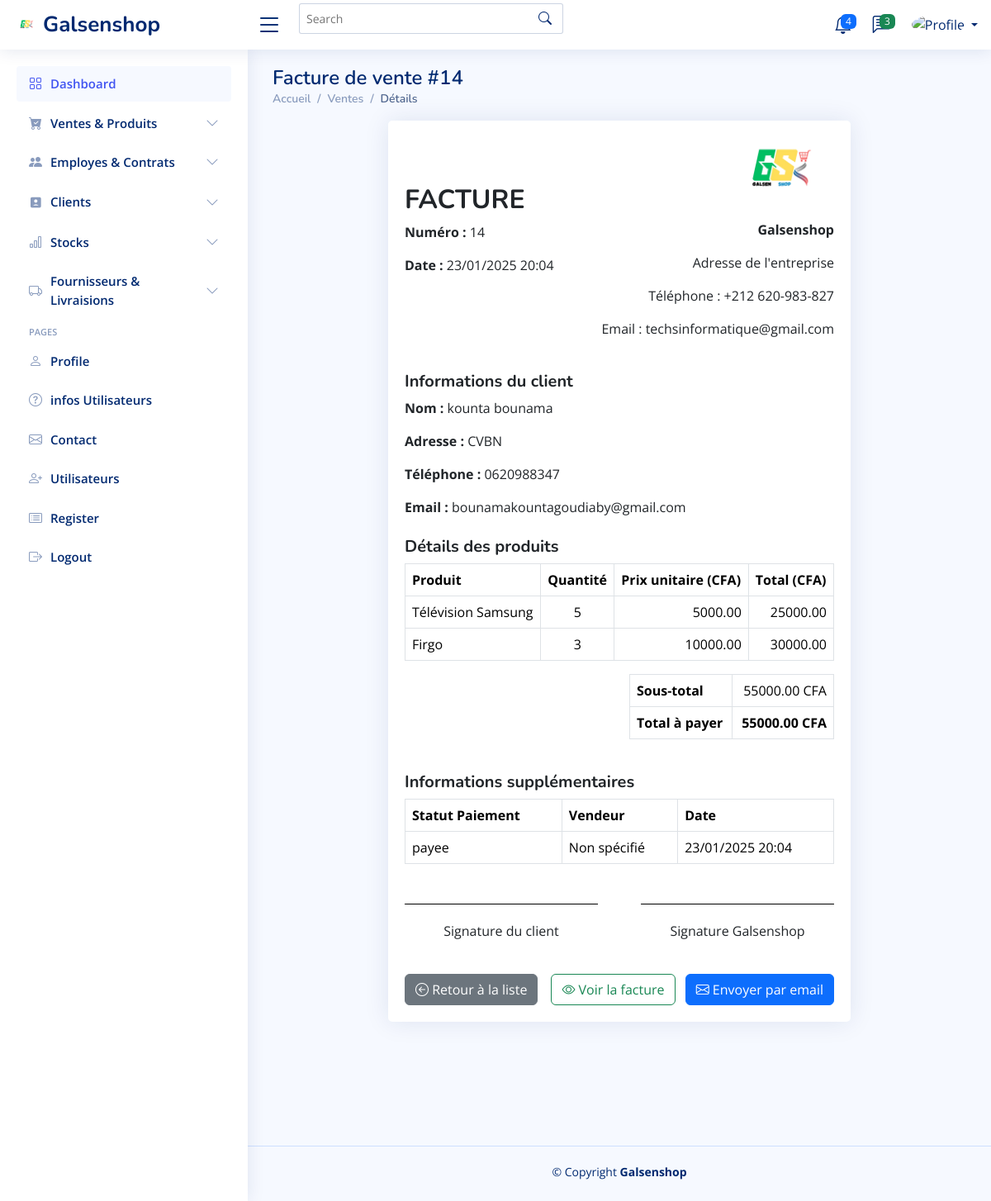
Page /detail-vente/14/ on the committed database.
### application/models.py (models this page shows, shortened)
class Vente(models.Model):
    STATUT_PAIEMENT_CHOICES = [
        ('payee', 'Payée'),
        ('non_payee', 'Non Payée'),
    ]
    client = models.ForeignKey(Client, on_delete=models.CASCADE, related_name='ventes')
    date = models.DateTimeField(auto_now_add=True)
    statut_paiement = models.CharField(
        max_length=10,
        choices=STATUT_PAIEMENT_CHOICES,
        default='non_payee',
        verbose_name=_("Statut Paiement")
    )

class Client(models.Model):
    nom = models.CharField(max_length=100, verbose_name="Nom")
    prenom = models.CharField(max_length=100, verbose_name="Prénom")
    email = models.EmailField(unique=True, verbose_name="Email")
    telephone = models.CharField(max_length=15, verbose_name="Téléphone")
    adresse = models.TextField(verbose_name="Adresse", blank=True, null=True)
    ville = models.CharField(
        max_length=50, verbose_name="Ville", blank=True, null=True)
    pays = models.CharField(
        max_length=50, verbose_name="Pays", blank=True, null=True)
    code_postal = models.CharField(
        max_length=10, verbose_name="Code Postal", blank=True, null=True)
    date_creation = models.DateTimeField(
        auto_now_add=True, verbose_name="Date de Création")
    class Meta:
        verbose_name = "Client"
        verbose_name_plural = "Clients"
        ordering = ['nom']

class VenteProduit(models.Model):
    vente = models.ForeignKey(Vente, on_delete=models.CASCADE, related_name="ventes_produits")
    produit = models.ForeignKey(Produit, on_delete=models.CASCADE)
    quantite = models.PositiveIntegerField()
    prix_unitaire = models.DecimalField(max_digits=10, decimal_places=2)

class Produit(models.Model):
    nom = models.CharField(max_length=100)
    description = models.TextField(blank=True, null=True)
    prix = models.DecimalField(max_digits=10, decimal_places=2)
    categorie = models.ForeignKey('Categorie', on_delete=models.CASCADE, related_name='produits')
    actif = models.BooleanField(choices=[(True, 'Disponible'), (False, 'Indisponible')], default=False)
    image = models.ImageField(upload_to='produits/', blank=True, null=True)

### application/views.py (the view)
# urls.py: path('detail-vente/<int:pk>/', views.detail_vente, name='detail_vente'),
def detail_vente(request, pk):
    vente = get_object_or_404(Vente, pk=pk)
    produits_vendus = vente.ventes_produits.all()
    for produit_vendu in produits_vendus:
        produit_vendu.total = produit_vendu.quantite * produit_vendu.prix_unitaire
    vente_total = produits_vendus.aggregate(
        total=Sum(F('quantite') * F('prix_unitaire'))  # total global
    )['total'] or 0
    return render(request, "ventes/detail_vente.html", {
        "vente": vente,
        "produits_vendus": produits_vendus,
        "vente_total": vente_total,
    })

### templates/ventes/detail_vente.html (shortened to what this page needs)
{% extends "base.html" %}
{% load static %}
{% block content %}
<main id="main" class="main">
  <div class="pagetitle">
    <h1>Facture de vente #{{ vente.id }}</h1>
    <nav>
      <ol class="breadcrumb">
        <li class="breadcrumb-item"><a href="{% url 'home' %}">Accueil</a></li>
        <li class="breadcrumb-item"><a href="{% url 'liste_ventes' %}">Ventes</a></li>
        <li class="breadcrumb-item active">Détails</li>
      </ol>
    </nav>
  </div>
  <section class="section">
    <div class="d-flex justify-content-center">
      <div class="col-lg-8">
        <div class="card">
          <div class="card-body">
            <div class="d-flex justify-content-between align-items-center mb-4">
              <div>
                <h2 class="fw-bold">FACTURE</h2>
                <p><strong>Numéro :</strong> {{ vente.id }}</p>
                <p><strong>Date :</strong> {{ vente.date|date:"d/m/Y H:i" }}</p>
              </div>
              <div class="text-end">
                <img src="{% static 'assets/img/logo.png' %}" alt="Logo" style="width: 120px" />
                <p><strong>Galsenshop</strong></p>
                <p>Adresse de l'entreprise</p>
                <p>Téléphone : +212 620-983-827</p>
                <p>Email : techsinformatique@gmail.com</p>
              </div>
            </div>
            <div class="mb-4">
              <h5 class="fw-bold">Informations du client</h5>
              <p><strong>Nom :</strong> {{ vente.client.nom }} {{ vente.client.prenom }}</p>
              <p><strong>Adresse :</strong> {{ vente.client.adresse }}</p>
              <p><strong>Téléphone :</strong> {{ vente.client.telephone }}</p>
              <p><strong>Email :</strong> {{ vente.client.email }}</p>
            </div>
            <h5 class="fw-bold mt-4">Détails des produits</h5>
            <table class="table table-bordered">
              <thead style="background-color: #34B7F1; color: white;">
                <tr>
                  <th>Produit</th>
                  <th>Quantité</th>
                  <th>Prix unitaire (CFA)</th>
                  <th>Total (CFA)</th>
                </tr>
              </thead>
              <tbody>
                {% for produit_vendu in produits_vendus %}
                <tr>
                  <td>{{ produit_vendu.produit.nom }}</td>
                  <td style="text-align: center;">{{ produit_vendu.quantite }}</td>
                  <td style="text-align: right;">{{ produit_vendu.prix_unitaire|floatformat:2 }}</td>
                  <td style="text-align: right;">{{ produit_vendu.total|floatformat:2 }}</td>
                </tr>
                {% endfor %}
              </tbody>
            </table>
            <div class="row justify-content-end">
              <div class="col-md-6">
                <table class="table table-bordered">
                  <tr>
                    <th>Sous-total</th>
                    <td class="text-end">{{ vente_total|floatformat:2 }} CFA</td>
                  </tr>
                  <tr style="background-color: #4CAF50; color: white;">
                    <th class="fw-bold">Total à payer</th>
                    <td class="text-end fw-bold">{{ vente_total|floatformat:2 }} CFA</td>
                  </tr>
                </table>
              </div>
            </div>
            <div class="mt-4">
              <h5 class="fw-bold">Informations supplémentaires</h5>
              <table class="table table-bordered">
                <thead style="background-color: #f44336; color: white;">
                  <tr>
                    <th>Statut Paiement</th>
                    <th>Vendeur</th>
                    <th>Date</th>
                  </tr>
                </thead>
                <tbody>
                  <tr>
                    <td>{{ vente.statut_paiement }}</td>
                    <td>Non spécifié</td>
                    <td>{{ vente.date|date:"d/m/Y H:i" }}</td>
                  </tr>
                </tbody>
              </table>
            </div>
            <div class="signature-area mt-5">
              <div class="signature-line">
                <p>Signature du client</p>
              </div>
              <div class="signature-line">
                <p>Signature Galsenshop</p>
              </div>
            </div>
            <div class="d-flex justify-content-between mt-4">
              <a href="{% url 'liste_ventes' %}" class="btn btn-secondary">
                <i class="bi bi-arrow-left-circle"></i> Retour à la liste
              </a>
              <div>
                <a href="{% url 'generate_delivery_vente_pdf' vente.id %}" class="btn btn-outline-success me-2" target="_blank">
                  <i class="bi bi-eye"></i> Voir la facture
                </a>
                <a href="" class="btn btn-primary">
                  <i class="bi bi-envelope"></i> Envoyer par email
                </a>
              </div>
            </div>
          </div>
        </div>
      </div>
    </div>
  </section>
</main>
{% endblock %}

### static/assets/css/style.css (style rules this page uses)
:root { scroll-behavior: smooth; }
body { font-family: "Open Sans", sans-serif; background: #f6f9ff; color: #444444; }
a { color: #4154f1; text-decoration: none; }
h1, h2, h3, h4, h5, h6 { font-family: "Nunito", sans-serif; }
#main { margin-top: 60px; padding: 20px 30px; transition: all 0.3s; }
.pagetitle { margin-bottom: 10px; }
.pagetitle h1 { font-size: 24px; margin-bottom: 0; font-weight: 600; color: #012970; }
.card { margin-bottom: 30px; border: none; border-radius: 5px; box-shadow: 0px 0 30px rgba(1, 41, 112, 0.1); }
.card-body { padding: 0 20px 20px 20px; }
.breadcrumb { font-size: 14px; font-family: "Nunito", sans-serif; color: #899bbd; font-weight: 600; }
.breadcrumb a { color: #899bbd; transition: 0.3s; }
.breadcrumb .breadcrumb-item::before { color: #899bbd; }
.breadcrumb .active { color: #51678f; font-weight: 600; }
@media (min-width: 1200px) { #main, #footer { margin-left: 300px; } }

### templates/ventes/detail_vente.html (style rules this page uses)
.signature-area { display: flex; justify-content: space-between; margin-top: 80px; }
.signature-line { width: 45%; text-align: center; border-top: 1px solid #000; padding-top: 20px; }

### rows in the picture
Vente: id "14", date "23/01/2025 20:04", client.nom "kounta", client.prenom "bounama", client.adresse "CVBN", client.telephone "0620988347", client.email "bounamakountagoudiaby@gmail.com", statut_paiement "payee"
VenteProduit: produit.nom "Télévision Samsung", quantite "5", prix_unitaire "5000.00", total "25000.00"
VenteProduit: produit.nom "Firgo", quantite "3", prix_unitaire "10000.00", total "30000.00"

### other values in the picture
{{ vente_total|floatformat:2 }} "55000.00"
